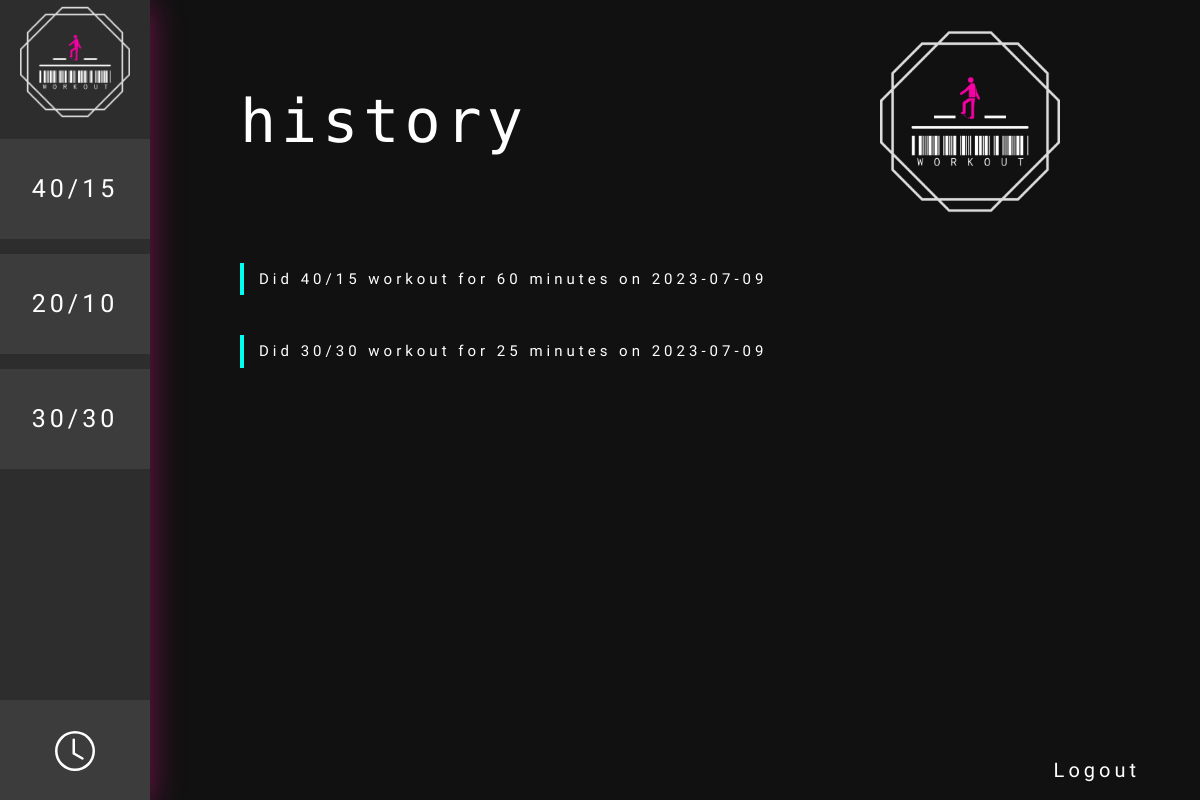
/history_display (signed in), run on an earlier commit of the app's database.
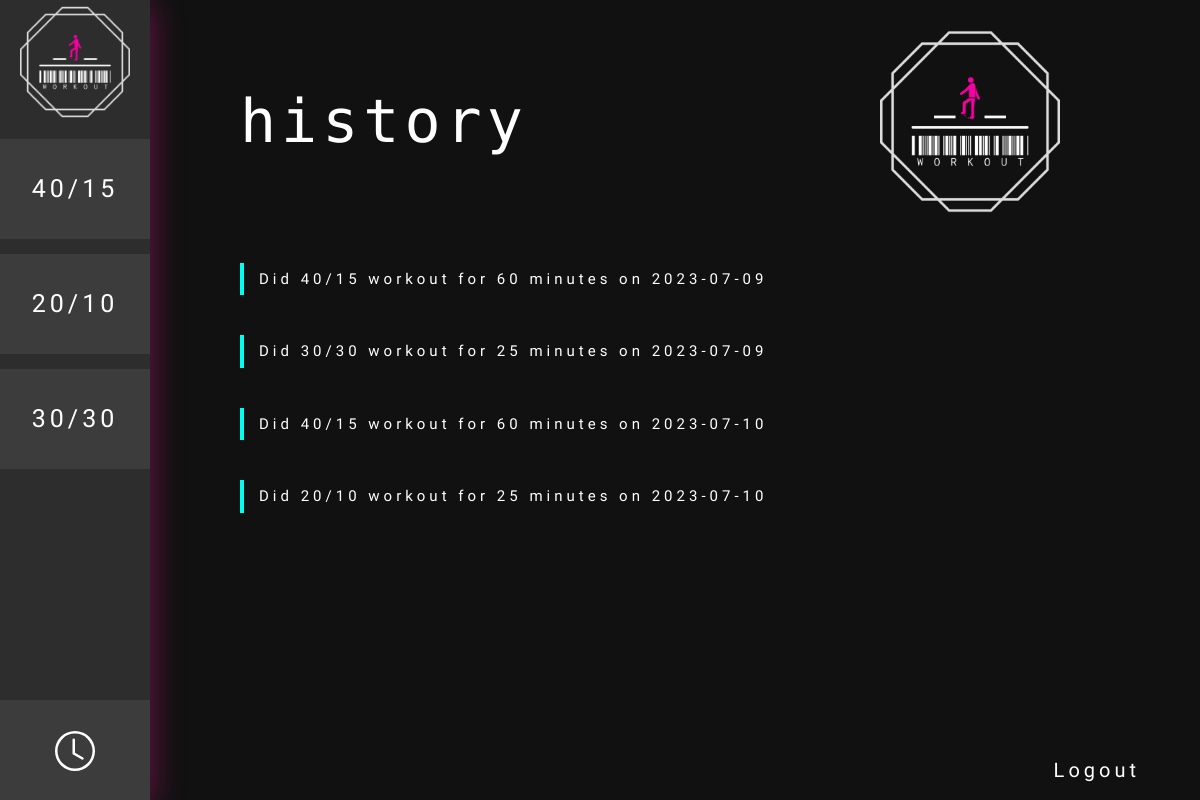
And on a later commit of the database.
### workout/models.py (models this page shows)
class Workout(models.Model):
    user =  models.ForeignKey(User, on_delete=models.CASCADE, related_name='history')
    date =  models.DateField(auto_now_add=True)
    workout = models.CharField(max_length=200)
    def __str__(self):
        return f"Did {self.workout} on {self.date}"

### workout/views.py (the view)
# urls.py: path("history_display", views.history_display, name="user_history"),
@login_required
def history_display(request):
    user = User.objects.get(pk= request.user.id)
    history = user.history.all()
    return render(request, 'workout/history.html', {'history':history})

### workout/templates/workout/history.html (shortened to what this page needs)
{% extends "workout/layout.html" %}
{% block heading %}
    <div class="heading"> history</div>
{% endblock %}
{% block body %}
<div class="history_div">
    {% for workout in history %}
        <div class="buttons_header">{{workout}}</div>
    {% empty %}
        <div class="buttons_header">no history yet</div>
    {% endfor %}
</div>
{% endblock %}

What changed in the data, as far as the page shows it:
added Workout: workout+date "Did 40/15 workout for 60 minutes on 2023-07-10"
added Workout: workout+date "Did 20/10 workout for 25 minutes on 2023-07-10"
